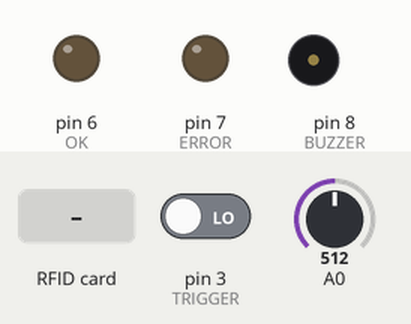
Bench run of a sketch on a simulated Arduino Uno, built with avr-gcc and run on an emulated ATmega328P. Parts: output pins drawn as LEDs (lit = HIGH), buzzer (waves = sounding, pin HIGH). Dashed ring = blinking. The test bench sets the inputs (shaded band); at power-on: pin 3 (TRIGGER) LOW, A0 = 512. Pins used as bus, display or sensor lines are not drawn.

Above: at 15.2 s.
15.3 s: RFID card 5E 7A 19 C4 held to the reader
At 15.7 s:
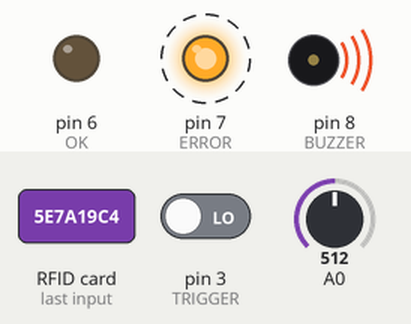
At 18.8 s:
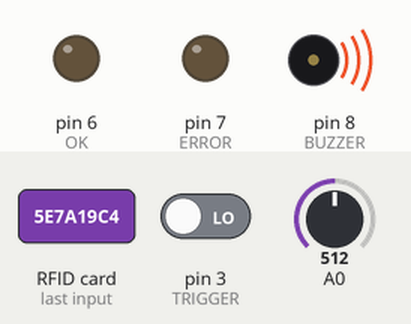
Timing chart, 0 to 20.3 s (numbered marks = the images above; inputs shaded):
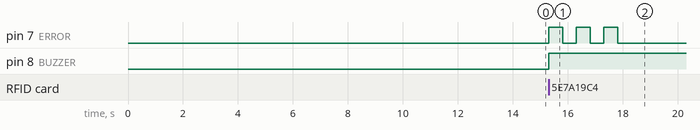

The sketch:

Security_system.ino
```cpp
/*
  Author: Rohan Rao <rohroexperiment@gmail.com>
  File: Security_system.ino
  Description:Security system

*/
/* Pin connections
 *  Reader:
    *  SDA -> 10
    *  RST -> 9
    *  SCK -> 13
    *  MOSI ->
    *  MISO ->
    *  IRQ -> Not connected
    *  VCC -> 3.3V
    *  GND -> GND
 * Other:
    *  OK LED : +ve -> 6, -ve -> GND through 680Ω resistor
    *  ERROR LED : +ve -> 7, -ve -> GND through 680Ω resistor
    *  Buzzer: +ve -> 8, -ve -> GND
    *  Potentiometer: Wiper -> A0 , pin 1 -> GND, pin 2 -> 5v
*/
#include <SPI.h>              //SPI Library
#include <RFID.h>             //Reader Library
//Pins to control the reader (SS is  slave select,RST is reset)
#define SS_PIN 10
#define RST_PIN 9
//Status LED pins
#define ERROR 7
#define OK 6
#define BUZZER 8              //Buzzer pin
#define TRIGGER 3             //Motion sensor pin
RFID rfid(SS_PIN, RST_PIN);   //RFID object
int serNum[5];                //Card Serial Number
/*
Disabled card: {10,58,38,163,181}
Valid cards: {112, 102, 218, 164, 104}
*/
int cards[][5] = {
  {112, 102, 218, 164, 104}
};
volatile int pause;           //Pause (used for card matches)
bool access = false;          //Card match
void activate();              //Prototype for function to switch on buzzer
void setup() {
  pause = 1;                  //Initialize delay
  delay(14000);
  pause = 0;
  SPI.begin();                //Start SPI Communications
  rfid.init();                //Initialize RFID Reader
  pinMode(ERROR, OUTPUT);     //Set this pin to output
  pinMode(OK, OUTPUT);        //Set this pin to output
  pinMode(BUZZER, OUTPUT);    //Set this pin to output
  pinMode(TRIGGER, INPUT);    //Set this pin to input
  attachInterrupt(digitalPinToInterrupt(TRIGGER), activate, RISING); //Attach interrupt to rising edge of pin 3
}

void loop() {
  int delaySuccess = map(analogRead(A0), 0, 1023, 10, 60); //Delay on sucess
  if (rfid.isCard()) { //Detect card
    if (rfid.readCardSerial()) {
      for (int x = 0; x < sizeof(cards); x++) { //Go through list of cards
        for (int i = 0; i < sizeof(rfid.serNum); i++ ) {
          if (rfid.serNum[i] != cards[x][i]) { //Check match
            //End loop and to next card in list
            access = false;
            break;
          } else {
            access = true;
          }
        }
        if (access) break; // End if match
      }
    }

    if (access) { // Card match
      digitalWrite(BUZZER, LOW);  //Switch off buzzer
      digitalWrite(OK, HIGH);     //Switch on OK LED
      digitalWrite(ERROR, LOW);   //Switch off ERROR LED
      pause = 1;                  //Pause
      if (delaySuccess < 33) {    //(Delay fails for values above 32767)
        delay(delaySuccess * 1000);
      }
      else {
        delay(32000);
        delay((delaySuccess - 32) * 1000);
      }
      pause = 0;                   //End pause
      digitalWrite(OK, LOW);      // Switch off OK LED


    }  else { //Card not match
      digitalWrite(OK, LOW);      // Switch off OK LED
      digitalWrite(BUZZER, HIGH); // Switch on buzzer
      for (int i = 0; i < 3; i++) { // Flash ERROR LED
        digitalWrite(ERROR, HIGH);
        delay(500);
        digitalWrite(ERROR, LOW);
        delay(500);
      }
    }
  }

  rfid.halt(); //Reset reader for next loop

}
void activate () {
  if (pause == 0 & digitalRead(TRIGGER)) { // Check if not paused and TRIGGER is HIGH
    delayMicroseconds(10000); //Wait 10 ms / 10000 μs
    if (digitalRead(TRIGGER)) { //Check again
      digitalWrite(BUZZER, HIGH);// Activate buzzer
    }

  }
}
```

Measured:
- after the input at 15.3 s, pin 7 (ERROR): alternates HIGH for 0.50 s and LOW for 0.50 s, 6 changes in all, then stays LOW, starting at once; pin 8 (BUZZER): LOW → HIGH at once
